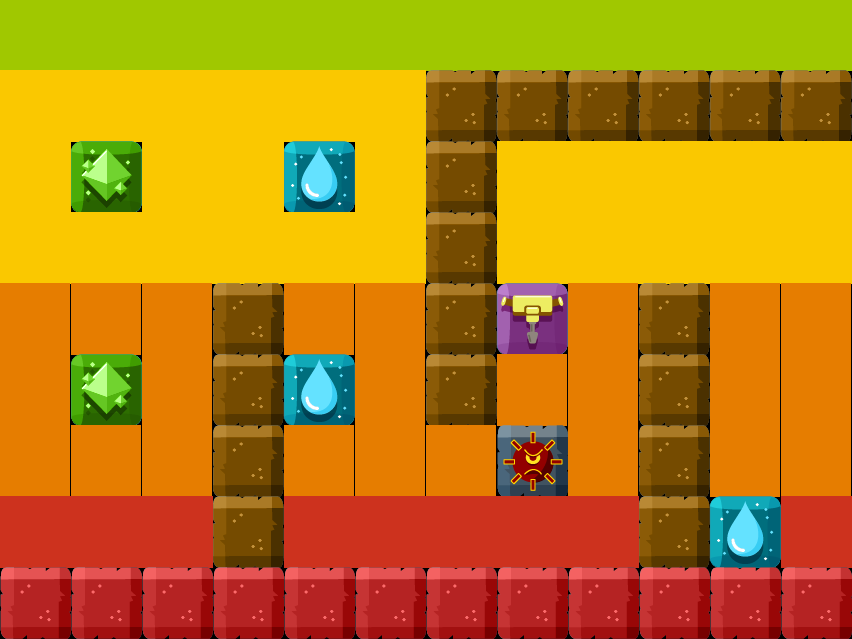

Below is a game level as drawn by its tile map, then a one-line description and the .tmx that defines it (tile-layer data replaced by summaries):
An orthogonal 12x9 tile map with 71x71 px tiles, 1 tile layer (Tile Layer 1).

<map version="1.0" orientation="orthogonal" renderorder="right-down" width="12" height="9" tilewidth="71" tileheight="71" nextobjectid="1">
 <tileset firstgid="1" name="New Tile Set" tilewidth="71" tileheight="72" tilecount="13">
  <tile id="0">
   <image width="71" height="72" source="../Textures/Tiles Minigame/9_6_TileBlock.png" />
  </tile>
  <tile id="1">
   <image width="71" height="72" source="../Textures/Tiles Minigame/9_6_TileDiamond.png" />
  </tile>
  <tile id="2">
   <image width="71" height="72" source="../Textures/Tiles Minigame/9_6_TileElectricity.png" />
  </tile>
  <tile id="3">
   <image width="71" height="72" source="../Textures/Tiles Minigame/9_6_TileGreen.png" />
  </tile>
  <tile id="4">
   <image width="71" height="72" source="../Textures/Tiles Minigame/9_6_TileLife.png" />
  </tile>
  <tile id="5">
   <image width="71" height="72" source="../Textures/Tiles Minigame/9_6_TileMine.png" />
  </tile>
  <tile id="6">
   <image width="71" height="72" source="../Textures/Tiles Minigame/9_6_TileMineArea.png" />
  </tile>
  <tile id="7">
   <image width="70" height="72" source="../Textures/Tiles Minigame/9_6_TileOrange.png" />
  </tile>
  <tile id="8">
   <image width="71" height="72" source="../Textures/Tiles Minigame/9_6_TileRed.png" />
  </tile>
  <tile id="9">
   <image width="71" height="72" source="../Textures/Tiles Minigame/9_6_TileWater.png" />
  </tile>
  <tile id="10">
   <image width="71" height="72" source="../Textures/Tiles Minigame/9_6_TileYellow.png" />
  </tile>
  <tile id="11">
   <image width="71" height="72" source="../Textures/Tiles Minigame/16_6_TileMineArea2.png" />
  </tile>
  <tile id="12">
   <image width="71" height="72" source="../Textures/Tiles Minigame/16_6_TileMineArea3.png" />
  </tile>
 </tileset>
 <layer name="Tile Layer 1" width="12" height="9">
  <data>[108 cells, 108 non-empty, 10 distinct tile ids]</data>
 </layer>
</map>
